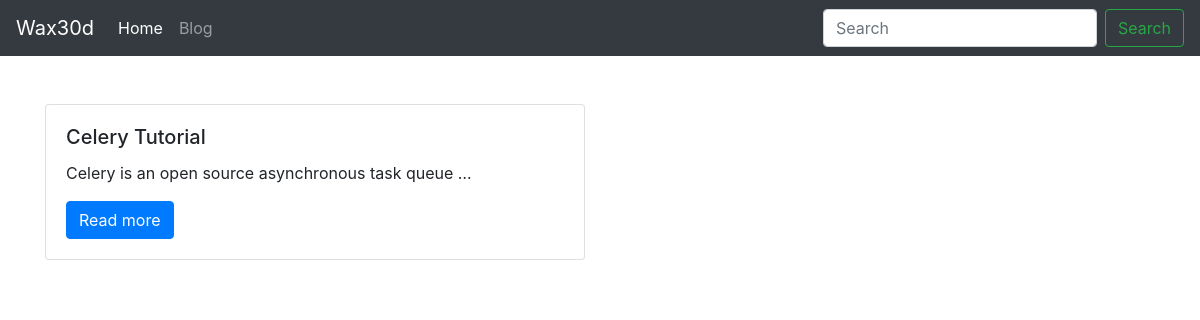
Before: / with the older database file.
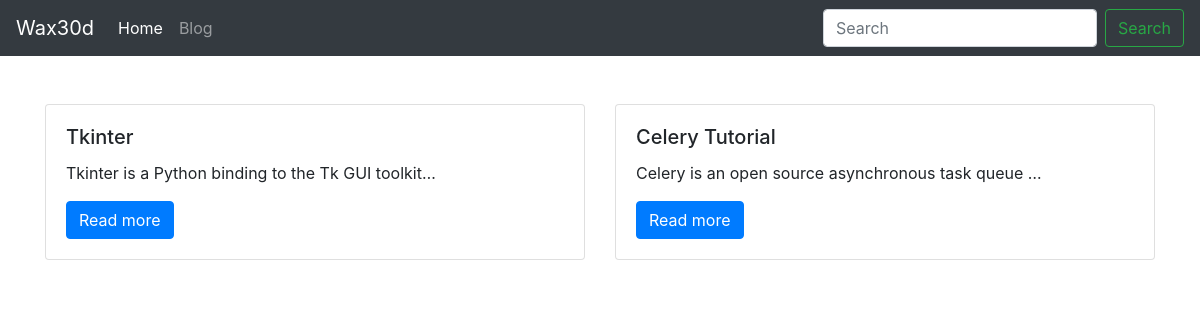
After: the same page with the newer database file.
### blog/models.py (models this page shows, shortened)
class Post(models.Model):
    title = models.CharField(max_length=250, unique=True)
    slug = models.SlugField(max_length=250,
                            unique=True)
    author = models.ForeignKey(User,
                               on_delete=models.CASCADE,
                               related_name='blog_posts')
    body = models.TextField()
    publish = models.DateTimeField(default=timezone.now)
    class Meta:
        ordering = ('-publish',)
    def get_absolute_url(self):
        return reverse('blog:blog_detail', args=[self.slug])

### blog/views.py (the view)
# urls.py: path('', BlogListView.as_view(), name='blog_list'),
class BlogListView(ListView):
    model = Post
    context_object_name = 'posts'
    template_name = 'blog/blog_list.html'

### blog/templates/blog/blog_list.html
{% extends 'base.html' %}
{% block container %}
<div class="row">
    {% for post in posts %}
    <div class="col-sm-6 mt-4">
        <div class="card">
            <div class="card-body">
                <h5 class="card-title">{{ post.title }}</h5>
                <p class="card-text">{{ post.body | truncatechars:50 }}</p>
                <a href="{{ post.get_absolute_url }}" class="btn btn-primary">Read more</a>
            </div>
        </div>
    </div>
    {% endfor %}
</div>
{% endblock %}

### blog/templates/base.html (shortened to what this page needs)
<!doctype html>
<html lang="en">
<head>
    <link rel="stylesheet" href="https://cdn.jsdelivr.net/npm/bootstrap@4.6.0/dist/css/bootstrap.min.css"
>
</head>
<body>
<header>
    <nav class="navbar navbar-expand-lg navbar-dark bg-dark">
        <a class="navbar-brand" href="#">Wax30d</a>
        <div class="collapse navbar-collapse" id="navbarSupportedContent">
            <ul class="navbar-nav mr-auto">
                <li class="nav-item active">
                    <a class="nav-link" href="#">Home <span class="sr-only">(current)</span></a>
                </li>
                <li class="nav-item">
                    <a class="nav-link" href="#">Blog</a>
                </li>
            </ul>
            <form class="form-inline my-2 my-lg-0">
                <input class="form-control mr-sm-2" type="search" placeholder="Search" aria-label="Search">
                <button class="btn btn-outline-success my-2 my-sm-0" type="submit">Search</button>
            </form>
        </div>
    </nav>
</header>
<div class="container my-4">
    {% block container %}
    {% endblock %}
</div>
</body>
</html>

Changed rows visible on the page:
added Post: title "Tkinter", body "Tkinter is a Python binding to the Tk GUI toolkit…"
